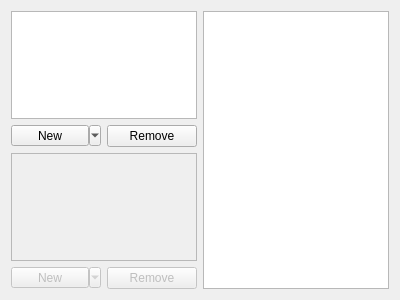
<?xml version="1.0" encoding="UTF-8"?>
<ui version="4.0">
 <class>MeshManager</class>
 <widget class="QWidget" name="MeshManager">
  <property name="geometry">
   <rect>
    <x>0</x>
    <y>0</y>
    <width>400</width>
    <height>300</height>
   </rect>
  </property>
  <property name="windowTitle">
   <string>Meshes</string>
  </property>
  <layout class="QGridLayout" name="meshManagerLayout">
   <item row="1" column="0">
    <layout class="QHBoxLayout" name="meshButtons">
     <item>
      <widget class="QToolButton" name="createMeshButton">
       <property name="sizePolicy">
        <sizepolicy hsizetype="Minimum" vsizetype="Fixed">
         <horstretch>0</horstretch>
         <verstretch>0</verstretch>
        </sizepolicy>
       </property>
       <property name="text">
        <string>New</string>
       </property>
       <property name="popupMode">
        <enum>QToolButton::MenuButtonPopup</enum>
       </property>
       <property name="toolButtonStyle">
        <enum>Qt::ToolButtonTextOnly</enum>
       </property>
      </widget>
     </item>
     <item>
      <widget class="QPushButton" name="deleteMeshButton">
       <property name="text">
        <string>Remove</string>
       </property>
      </widget>
     </item>
    </layout>
   </item>
   <item row="0" column="1" rowspan="4">
    <widget class="QPropertyEditorWidget" name="meshProperties">
     <property name="indentation">
      <number>14</number>
     </property>
     <property name="uniformRowHeights">
      <bool>true</bool>
     </property>
    </widget>
   </item>
   <item row="2" column="0">
    <widget class="QListWidget" name="modifierList">
     <property name="enabled">
      <bool>false</bool>
     </property>
    </widget>
   </item>
   <item row="3" column="0">
    <layout class="QHBoxLayout" name="modifierButtons">
     <item>
      <widget class="QToolButton" name="createModifierButton">
       <property name="enabled">
        <bool>false</bool>
       </property>
       <property name="sizePolicy">
        <sizepolicy hsizetype="Minimum" vsizetype="Fixed">
         <horstretch>0</horstretch>
         <verstretch>0</verstretch>
        </sizepolicy>
       </property>
       <property name="text">
        <string>New</string>
       </property>
       <property name="popupMode">
        <enum>QToolButton::MenuButtonPopup</enum>
       </property>
       <property name="toolButtonStyle">
        <enum>Qt::ToolButtonTextOnly</enum>
       </property>
      </widget>
     </item>
     <item>
      <widget class="QPushButton" name="deleteModifierButton">
       <property name="enabled">
        <bool>false</bool>
       </property>
       <property name="text">
        <string>Remove</string>
       </property>
      </widget>
     </item>
    </layout>
   </item>
   <item row="0" column="0">
    <widget class="QListWidget" name="meshList">
     <property name="editTriggers">
      <set>QAbstractItemView::DoubleClicked|QAbstractItemView::EditKeyPressed|QAbstractItemView::SelectedClicked</set>
     </property>
     <property name="uniformItemSizes">
      <bool>true</bool>
     </property>
    </widget>
   </item>
  </layout>
  <action name="actionBox">
   <property name="text">
    <string>Box</string>
   </property>
  </action>
  <action name="actionCone">
   <property name="text">
    <string>Cone</string>
   </property>
  </action>
  <action name="actionCylinder">
   <property name="text">
    <string>Cylinder</string>
   </property>
  </action>
  <action name="actionTube">
   <property name="text">
    <string>Tube</string>
   </property>
  </action>
  <action name="actionCapsule">
   <property name="text">
    <string>Capsule</string>
   </property>
  </action>
  <action name="actionDisk">
   <property name="text">
    <string>Disk</string>
   </property>
  </action>
  <action name="actionSpherical_Cone">
   <property name="text">
    <string>Spherical Cone</string>
   </property>
  </action>
  <action name="actionIcosahedron">
   <property name="text">
    <string>Icosahedron</string>
   </property>
  </action>
  <action name="actionIcosphere">
   <property name="text">
    <string>Icosphere</string>
   </property>
  </action>
  <action name="actionSphere">
   <property name="text">
    <string>Sphere</string>
   </property>
  </action>
  <action name="actionSpring">
   <property name="text">
    <string>Spring</string>
   </property>
  </action>
  <action name="actionTorus">
   <property name="text">
    <string>Torus</string>
   </property>
  </action>
  <action name="actionTorus_Knot">
   <property name="text">
    <string>Torus Knot</string>
   </property>
  </action>
  <action name="actionPlane">
   <property name="text">
    <string>Plane</string>
   </property>
  </action>
  <action name="actionRounded_Box">
   <property name="text">
    <string>Rounded Box</string>
   </property>
  </action>
  <action name="actionSpherical_Triangle">
   <property name="text">
    <string>Spherical Triangle</string>
   </property>
  </action>
  <action name="actionTriangle">
   <property name="text">
    <string>Triangle</string>
   </property>
  </action>
  <action name="actionDodecahedron">
   <property name="text">
    <string>Dodecahedron</string>
   </property>
   <property name="toolTip">
    <string>Dodecahedron</string>
   </property>
  </action>
 </widget>
 <customwidgets>
  <customwidget>
   <class>QPropertyEditorWidget</class>
   <extends>QTreeView</extends>
   <header>QPropertyEditor/QPropertyEditorWidget.h</header>
   <slots>
    <slot>addObject(QObject*)</slot>
    <slot>setObject(QObject*)</slot>
    <slot>updateObject(QObject*)</slot>
    <slot>removeObject(QObject*)</slot>
    <slot>setObject(QListWidgetItem*)</slot>
   </slots>
  </customwidget>
 </customwidgets>
 <resources/>
 <connections/>
</ui>
